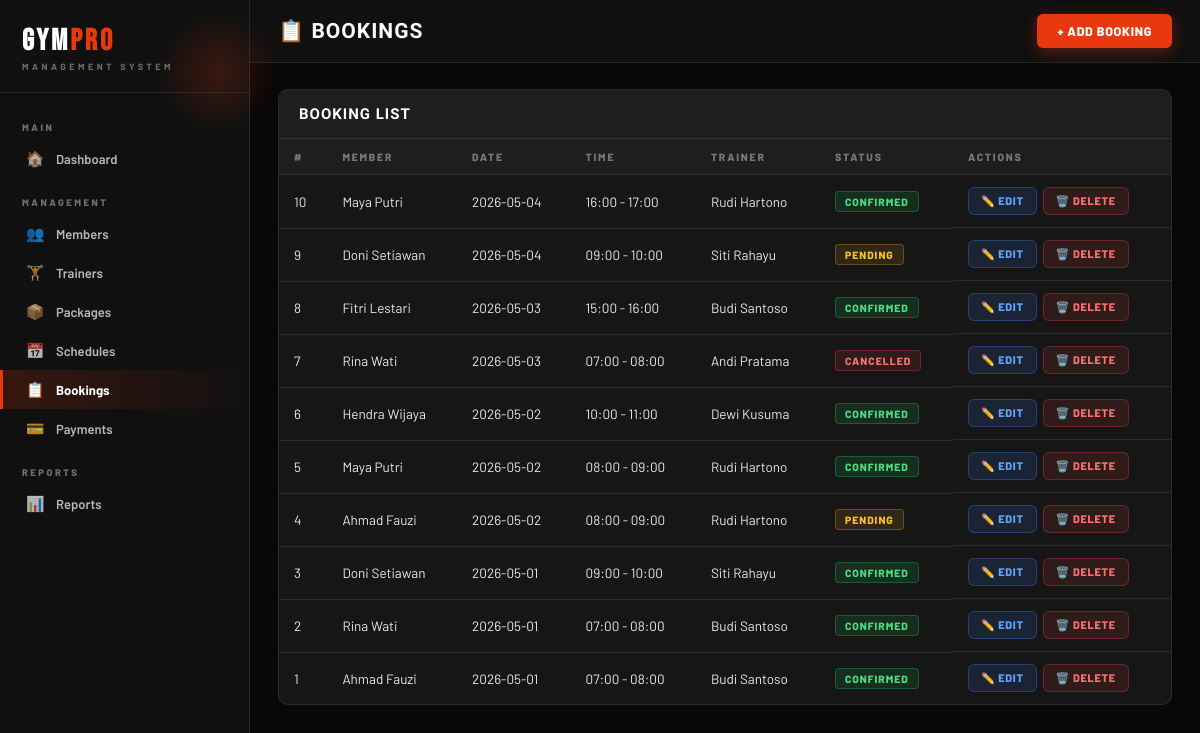
Page /pages/bookings.php on the committed database.
### tables this page shows
CREATE TABLE BOOKING (
    booking_id INT PRIMARY KEY AUTO_INCREMENT,
    member_id INT NOT NULL,
    schedule_id INT NOT NULL,
    status VARCHAR(20) NOT NULL DEFAULT 'pending',
    FOREIGN KEY (member_id) REFERENCES MEMBER(member_id),
    FOREIGN KEY (schedule_id) REFERENCES SCHEDULE(schedule_id)
);

CREATE TABLE MEMBER (
    member_id INT PRIMARY KEY AUTO_INCREMENT,
    name VARCHAR(100) NOT NULL,
    address TEXT NOT NULL,
    phone VARCHAR(20) NOT NULL,
    email VARCHAR(100) UNIQUE NOT NULL,
    password VARCHAR(255) NOT NULL,
    photo VARCHAR(255) DEFAULT NULL,
    package_id INT DEFAULT NULL,
    status ENUM('active','inactive') DEFAULT 'inactive',
    join_date DATE DEFAULT (CURRENT_DATE),
    FOREIGN KEY (package_id) REFERENCES PACKAGE(package_id)
);

CREATE TABLE SCHEDULE (
    schedule_id INT PRIMARY KEY AUTO_INCREMENT,
    date DATE NOT NULL,
    time VARCHAR(20) NOT NULL,
    trainer_id INT NOT NULL,
    FOREIGN KEY (trainer_id) REFERENCES TRAINER(trainer_id)
);

CREATE TABLE TRAINER (
    trainer_id INT PRIMARY KEY AUTO_INCREMENT,
    name VARCHAR(100) NOT NULL,
    specialization VARCHAR(100) NOT NULL,
    phone VARCHAR(20) NOT NULL,
    email VARCHAR(100) UNIQUE NOT NULL,
    password VARCHAR(255) NOT NULL
);

### pages/bookings.php (the view, shortened to what this page needs)
<?php
require_once '../includes/db.php';
require_once '../includes/header.php';
$bookings = $pdo->query("
    SELECT b.booking_id, m.name AS member_name, s.date, s.time, t.name AS trainer_name, b.status
    FROM BOOKING b
    INNER JOIN MEMBER m ON b.member_id = m.member_id
    INNER JOIN SCHEDULE s ON b.schedule_id = s.schedule_id
    INNER JOIN TRAINER t ON s.trainer_id = t.trainer_id
    ORDER BY b.booking_id DESC
")->fetchAll();
?>
<div class="main-content">
    <div class="topbar">
        <h1>📋 Bookings</h1>
        <div class="topbar-right">
            <button class="btn btn-primary" onclick="openModal('addModal')">+ Add Booking</button>
        </div>
    </div>
    <div class="content">
        <div class="card">
            <div class="card-header"><h3>Booking List</h3></div>
            <div class="table-responsive">
                <table>
                    <thead>
                        <tr>
                            <th>#</th>
                            <th>Member</th>
                            <th>Date</th>
                            <th>Time</th>
                            <th>Trainer</th>
                            <th>Status</th>
                            <th>Actions</th>
                        </tr>
                    </thead>
                    <tbody>
                        <?php if (empty($bookings)): ?>
                        <tr><td colspan="7"><div class="empty-state"><div class="empty-icon">📋</div><p>No bookings found.</p></div></td></tr>
                        <?php else: ?>
                        <?php foreach ($bookings as $b): ?>
                        <tr>
                            <td><?= $b['booking_id'] ?></td>
                            <td><?= htmlspecialchars($b['member_name']) ?></td>
                            <td><?= $b['date'] ?></td>
                            <td><?= $b['time'] ?></td>
                            <td><?= htmlspecialchars($b['trainer_name']) ?></td>
                            <td><span class="status-badge status-<?= $b['status'] ?>"><?= ucfirst($b['status']) ?></span></td>
                            <td style="display:flex; gap:6px;">
                                <a href="?edit=<?= $b['booking_id'] ?>" class="btn btn-edit">✏️ Edit</a>
                                <a href="?delete=<?= $b['booking_id'] ?>" class="btn btn-delete" onclick="return confirm('Delete this booking?')">🗑️ Delete</a>
                            </td>
                        </tr>
                        <?php endforeach; ?>
                        <?php endif; ?>
                    </tbody>
                </table>
            </div>
        </div>
    </div>
</div>
<?php require_once '../includes/footer.php'; ?>

### includes/header.php (shortened to what this page needs)
<?php
$current_page = basename($_SERVER['PHP_SELF'], '.php');
?>
<!DOCTYPE html>
<html lang="id">
<head>
    <link rel="stylesheet" href="<?= str_repeat('../', substr_count($_SERVER['PHP_SELF'], '/') - 2) ?>css/style.css">
</head>
<body>
<div class="sidebar">
    <div class="sidebar-brand">
        <h2>GYM<em>PRO</em></h2>
        <p>Management System</p>
    </div>
    <nav class="sidebar-menu">
        <div class="menu-label">Main</div>
        <a href="<?= str_repeat('../', substr_count($_SERVER['PHP_SELF'], '/') - 2) ?>index.php"
           class="<?= $current_page === 'index' ? 'active' : '' ?>">
            <span class="icon">🏠</span> Dashboard
        </a>
        <div class="menu-label">Management</div>
        <a href="<?= str_repeat('../', substr_count($_SERVER['PHP_SELF'], '/') - 2) ?>pages/members.php"
           class="<?= $current_page === 'members' ? 'active' : '' ?>">
            <span class="icon">👥</span> Members
        </a>
        <a href="<?= str_repeat('../', substr_count($_SERVER['PHP_SELF'], '/') - 2) ?>pages/trainers.php"
           class="<?= $current_page === 'trainers' ? 'active' : '' ?>">
            <span class="icon">🏋️</span> Trainers
        </a>
        <a href="<?= str_repeat('../', substr_count($_SERVER['PHP_SELF'], '/') - 2) ?>pages/packages.php"
           class="<?= $current_page === 'packages' ? 'active' : '' ?>">
            <span class="icon">📦</span> Packages
        </a>
        <a href="<?= str_repeat('../', substr_count($_SERVER['PHP_SELF'], '/') - 2) ?>pages/schedules.php"
           class="<?= $current_page === 'schedules' ? 'active' : '' ?>">
            <span class="icon">📅</span> Schedules
        </a>
        <a href="<?= str_repeat('../', substr_count($_SERVER['PHP_SELF'], '/') - 2) ?>pages/bookings.php"
           class="<?= $current_page === 'bookings' ? 'active' : '' ?>">
            <span class="icon">📋</span> Bookings
        </a>
        <a href="<?= str_repeat('../', substr_count($_SERVER['PHP_SELF'], '/') - 2) ?>pages/payments.php"
           class="<?= $current_page === 'payments' ? 'active' : '' ?>">
            <span class="icon">💳</span> Payments
        </a>
        <div class="menu-label">Reports</div>
        <a href="<?= str_repeat('../', substr_count($_SERVER['PHP_SELF'], '/') - 2) ?>pages/reports.php"
           class="<?= $current_page === 'reports' ? 'active' : '' ?>">
            <span class="icon">📊</span> Reports
        </a>
    </nav>
</div>

### includes/footer.php (shortened to what this page needs)
</body>
</html>

### rows in the picture
booking: booking_id "10", member.name "Maya Putri", schedule.date "2026-05-04", schedule.time "16:00 - 17:00", trainer.name "Rudi Hartono", status "CONFIRMED"
booking: booking_id "9", member.name "Doni Setiawan", schedule.date "2026-05-04", schedule.time "09:00 - 10:00", trainer.name "Siti Rahayu", status "PENDING"
booking: booking_id "8", member.name "Fitri Lestari", schedule.date "2026-05-03", schedule.time "15:00 - 16:00", trainer.name "Budi Santoso", status "CONFIRMED"
booking: booking_id "7", member.name "Rina Wati", schedule.date "2026-05-03", schedule.time "07:00 - 08:00", trainer.name "Andi Pratama", status "CANCELLED"
booking: booking_id "6", member.name "Hendra Wijaya", schedule.date "2026-05-02", schedule.time "10:00 - 11:00", trainer.name "Dewi Kusuma", status "CONFIRMED"
booking: booking_id "5", member.name "Maya Putri", schedule.date "2026-05-02", schedule.time "08:00 - 09:00", trainer.name "Rudi Hartono", status "CONFIRMED"
booking: booking_id "4", member.name "Ahmad Fauzi", schedule.date "2026-05-02", schedule.time "08:00 - 09:00", trainer.name "Rudi Hartono", status "PENDING"
booking: booking_id "3", member.name "Doni Setiawan", schedule.date "2026-05-01", schedule.time "09:00 - 10:00", trainer.name "Siti Rahayu", status "CONFIRMED"
booking: booking_id "2", member.name "Rina Wati", schedule.date "2026-05-01", schedule.time "07:00 - 08:00", trainer.name "Budi Santoso", status "CONFIRMED"
booking: booking_id "1", member.name "Ahmad Fauzi", schedule.date "2026-05-01", schedule.time "07:00 - 08:00", trainer.name "Budi Santoso", status "CONFIRMED"
